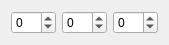
<?xml version="1.0" encoding="UTF-8"?>
<ui version="4.0">
 <class>TimeAdjustWidget</class>
 <widget class="QWidget" name="TimeAdjustWidget">
  <property name="geometry">
   <rect>
    <x>0</x>
    <y>0</y>
    <width>159</width>
    <height>42</height>
   </rect>
  </property>
  <property name="windowTitle">
   <string>Adjust time</string>
  </property>
  <layout class="QHBoxLayout" name="horizontalLayout">
   <item>
    <widget class="QSpinBox" name="h">
     <property name="toolTip">
      <string>Hours</string>
     </property>
     <property name="minimum">
      <number>-24</number>
     </property>
     <property name="maximum">
      <number>24</number>
     </property>
    </widget>
   </item>
   <item>
    <widget class="QSpinBox" name="m">
     <property name="toolTip">
      <string>Minutes</string>
     </property>
     <property name="minimum">
      <number>-59</number>
     </property>
     <property name="maximum">
      <number>59</number>
     </property>
    </widget>
   </item>
   <item>
    <widget class="QSpinBox" name="s">
     <property name="toolTip">
      <string>Seconds</string>
     </property>
     <property name="minimum">
      <number>-59</number>
     </property>
     <property name="maximum">
      <number>59</number>
     </property>
    </widget>
   </item>
  </layout>
 </widget>
 <resources/>
 <connections/>
</ui>
